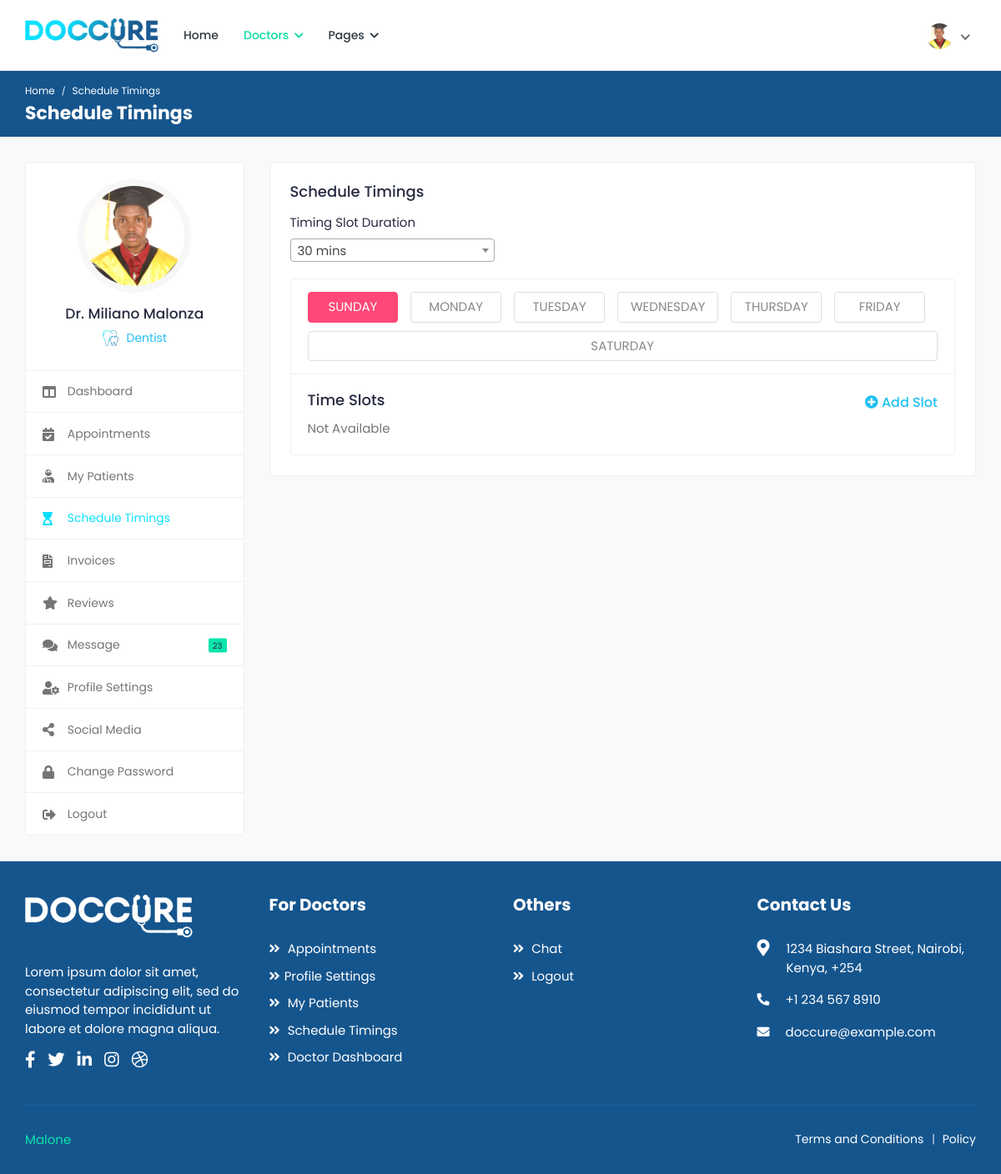
/doctors/schedule-timings/ (signed in), run on the app's committed database.
### appointments/models.py (models this page shows, shortened)
class Doctor(models.Model):
	user = models.OneToOneField(User, on_delete=models.CASCADE)
	image = models.ImageField('Profile Image', upload_to='Image/Doctors',
		max_length=500, default='dummy.png')
	first_name = models.CharField('First Name', max_length=50)
	second_name =  models.CharField('Second Name', max_length=50)
	title = models.CharField('Title', max_length=200, default='Dr.')
	phone_no = models.CharField('Phone Number', max_length=50)
	email = models.EmailField('Email', max_length=250)
	gender = models.CharField('Gender', max_length=10)
	d_o_b = models.DateField('Date of Birth', blank=True)
	biography = models.CharField('Biography', max_length=1000, blank=True)
	address_line1 = models.CharField('Address Line 1', max_length=200, blank=True)
	address_line2 = models.CharField('Address Line 2', max_length=200, blank=True)
	country = models.CharField('Country', max_length=100, blank=True)
	county = models.CharField('County', max_length=100, blank=True)
	town = models.CharField('Town', max_length=100, blank=True)
	pricing =  models.FloatField('Amount', default=0.00)
	services = models.CharField('Services', max_length=1000, blank=True)
	specialization = models.CharField('Specialization', max_length=1000, blank=True)
	clinic = models.CharField('Clinic', max_length=100, blank=True)
	clinic_address = models.CharField('Clinic Address', max_length=100, blank=True)
	speciality = models.OneToOneField(Speciality, on_delete=models.CASCADE)
	''' user, image, first_name, second_name, title, phone_no, email, gender, d_o_b, biography,
	address_line1, address_line2, country, county, town, pricing, services, specialization, clinic,
	clinic_address, speciality'''

class Speciality(models.Model):
	name = models.CharField('Name', max_length=100)
	image = models.ImageField('Image', upload_to='Image/Speciality', max_length=500)

class DoctorSchedule(models.Model):
	doctor = models.ForeignKey(Doctor, on_delete=models.CASCADE)
	day = models.CharField('Day', max_length=10)
	interval = models.IntegerField('Interval')
	def timeslots(self):
		schedule = DoctorSchedule.objects.get(id=self.id)
		time_slots = TimeSlot.objects.filter(schedule=schedule.id)
		return time_slots

### appointments/views.py (the view)
# urls.py: path('doctors/schedule-timings/', views.schedule_timings, name='schedule-timings'),
@login_required(login_url='/login/')
@user_passes_test(check_doctor, login_url='/login/')
@user_passes_test(check_settings, login_url='/doctors/profile-settings/')
def schedule_timings(request):
	profile = Doctor.objects.get(user=request.user.id)
	schedules = DoctorSchedule.objects.filter(doctor=profile.id)
	if schedules.count() < 7:
		res = new_schedule(profile)
		if res:
			schedules = DoctorSchedule.objects.filter(doctor=profile.id)
		else:
			return HttpResponse(res)
	hours = {}
	for i in range(0, 24):
		time = dt.time(i,00,00)
		time1 = dt.time(i,30,00)
		hours.setdefault(f"{time:%H:%M:%S}", f"{time:%I.%M %p}")
		hours.setdefault(f"{time1:%H:%M:%S}", f"{time1:%I.%M %p}")
	return render(request, 'doctors/schedule-timings.html', {'profile': profile, 'schedules': schedules,
		"hours": hours})

### appointments/models.py (called while the page is built)
	def slot(self):
		time = str(f"{self.start_time:%I.%M %p}")+" - "+str(f"{self.end_time:%I.%M %p}")
		return time

### appointments/views.py (called while the page is built)
def check_doctor(user):
	group = user.groups.get()
	return group.name=='doctors_group'

def check_settings(user):
	profile = Doctor.objects.filter(user=user.id)
	return profile.count()>=1

### appointments/templates/doctors/schedule-timings.html (shortened to what this page needs)
{% extends "doctors/base.html" %}
{% load static %}
{% block css %}
	<link rel="stylesheet" href="{% static 'cas/plugins/select2/css/select2.min.css' %}">
{% endblock %}
{% block breadcrumb %}Schedule Timings {% endblock %}
{% block breadcrumb1 %} Schedule Timings{% endblock %}
{% block sidenav %}
<ul>
	<li>
		<a href="{% url 'doctor-dashboard' %}">
			<i class="fas fa-columns"></i>
			<span>Dashboard</span>
		</a>
	</li>
	<li>
		<a href="{% url 'appointments' %}">
			<i class="fas fa-calendar-check"></i>
			<span>Appointments</span>
		</a>
	</li>
	<li>
		<a href="{% url 'my-patients' %}">
			<i class="fas fa-user-injured"></i>
			<span>My Patients</span>
		</a>
	</li>
	<li class="active">
		<a href="{% url 'schedule-timings' %}">
			<i class="fas fa-hourglass-start"></i>
			<span>Schedule Timings</span>
		</a>
	</li>
	<li>
		<a href="{% url 'invoices' %}">
			<i class="fas fa-file-invoice"></i>
			<span>Invoices</span>
		</a>
	</li>
	<li>
		<a href="{% url 'reviews' %}">
			<i class="fas fa-star"></i>
			<span>Reviews</span>
		</a>
	</li>
	<li>
		<a href="{% url 'chat-doctor' %}">
			<i class="fas fa-comments"></i>
			<span>Message</span>
			<small class="unread-msg">23</small>
		</a>
	</li>
	<li>
		<a href="{% url 'doctor-profile-settings' %}">
			<i class="fas fa-user-cog"></i>
			<span>Profile Settings</span>
		</a>
	</li>
	<li>
		<a href="{% url 'social-media' %}">
			<i class="fas fa-share-alt"></i>
			<span>Social Media</span>
		</a>
	</li>
	<li>
		<a href="{% url 'doctor-change-password' %}">
			<i class="fas fa-lock"></i>
			<span>Change Password</span>
		</a>
	</li>
	<li>
		<a href="{% url 'logout' %}">
			<i class="fas fa-sign-out-alt"></i>
			<span>Logout</span>
		</a>
	</li>
</ul>
{% endblock %}
{% block content %}
	<div class="col-md-7 col-lg-8 col-xl-9">
		<div class="row">
			<div class="col-sm-12">
				<div class="card">
					<div class="card-body">
						<h4 class="card-title">Schedule Timings</h4>
						<div class="profile-box">
							<div class="row">
								<div class="col-lg-4">
									<div class="form-group">
										<label>Timing Slot Duration</label>
									</div>
								</div>
							</div>
							<div class="row">
								<div class="col-md-12">
									<div class="card schedule-widget mb-0">
										<div class="schedule-header">
											<div class="schedule-nav">
												<ul class="nav nav-tabs nav-justified">
												{% for schedule in schedules %}
													<li class="nav-item">
													{% if forloop.counter == 1 %}
														<a class="nav-link active" data-toggle="tab" href="#slot_{{schedule.day}}">{{schedule.day}}</a>
													{% else %}
														<a class="nav-link" data-toggle="tab" href="#slot_{{schedule.day}}">{{schedule.day}}</a>
													{% endif %}
													</li>
												{% endfor %}
												</ul>
											</div>
										</div>
										<div class="tab-content schedule-cont">
										{% for schedule in schedules %}
											{% if forloop.counter == 1 %}
											<div id="slot_{{schedule.day}}" class="tab-pane fade show active">
											{% else %}
											<div id="slot_{{schedule.day}}" class="tab-pane fade">
											{% endif %}
											{% if schedule.timeslots %}
												<h4 class="card-title d-flex justify-content-between">
													<span>Time Slots</span>
													<a class="edit-link" data-toggle="modal" href="#edit_time_slot_{{schedule.day}}"><i class="fa fa-edit mr-1"></i>Edit</a>
												</h4>
												<div class="doc-times">
												{% for timeslot in schedule.timeslots %}
													<div class="doc-slot-list">
														{{timeslot.slot}}
														<a href="{% url 'delete-timeslot' timeslot.slot|slugify timeslot.id %}" class="delete_schedule">
															<i class="fa fa-times"></i>
														</a>
													</div>
												{% endfor %}
												</div>
											{% else %}
												<h4 class="card-title d-flex justify-content-between">
													<span>Time Slots</span>
													<a class="edit-link" data-toggle="modal" href="#add_time_slot_{{schedule.day}}"><i class="fa fa-plus-circle"></i> Add Slot</a>
												</h4>
												<p class="text-muted mb-0">Not Available</p>
											{% endif %}
											</div>
										{% endfor %}
										</div>
									</div>
								</div>
							</div>
						</div>
					</div>
				</div>
			</div>
		</div>
	</div>
{% endblock %}

### appointments/templates/doctors/base.html (shortened to what this page needs)
<!DOCTYPE html>
<html lang="en">
<head>
		{% load static %}
		<link rel="stylesheet" href="{% static 'cas/css/bootstrap.min.css' %}">
		<link rel="stylesheet" href="{% static 'cas/plugins/fontawesome/css/fontawesome.min.css' %}">
		<link rel="stylesheet" href="{% static 'cas/plugins/fontawesome/css/all.min.css' %}">
		<link rel="stylesheet" href="{% static 'cas/css/style.css' %}">
		{% block css %}
		{% endblock %}
	</head>
	<body>
		<div class="main-wrapper">
			<header class="header">
				<nav class="navbar navbar-expand-lg header-nav">
					<div class="navbar-header">
						<a href="{% url 'index' %}" class="navbar-brand logo">
							<img src="{% static 'cas/img/logo.png' %}" class="img-fluid" alt="Logo">
						</a>
					</div>
					<div class="main-menu-wrapper">
						<ul class="main-nav">
							<li>
								<a href="{% url 'index' %}">Home</a>
							</li>
							<li class="has-submenu active">
								<a href="#">Doctors <i class="fas fa-chevron-down"></i></a>
							</li>
							<li class="has-submenu">
								<a href="#">Pages <i class="fas fa-chevron-down"></i></a>
							</li>
						</ul>
					</div>
					<ul class="nav header-navbar-rht">
						<li class="nav-item dropdown has-arrow logged-item">
							<a href="#" class="dropdown-toggle nav-link" data-toggle="dropdown">
								<span class="user-img">
									<img class="rounded-circle" src="{{profile.image.url}}" width="31" alt="{{user.first_name}} {{user.last_name}}">
								</span>
							</a>
						</li>
					</ul>
				</nav>
			</header>
			<div class="breadcrumb-bar">
				<div class="container-fluid">
					<div class="row align-items-center">
						<div class="col-md-12 col-12">
							<nav aria-label="breadcrumb" class="page-breadcrumb">
								<ol class="breadcrumb">
									<li class="breadcrumb-item"><a href="{% url 'index' %}">Home</a></li>
									<li class="breadcrumb-item active" aria-current="page">{% block breadcrumb %}{% endblock %}</li>
								</ol>
							</nav>
							<h2 class="breadcrumb-title">{% block breadcrumb1 %} {% endblock %}</h2>
						</div>
					</div>
				</div>
			</div>
			<div class="content">
				<div class="container-fluid">
					<div class="row">
						<div class="col-md-5 col-lg-4 col-xl-3 theiaStickySidebar">
							<div class="profile-sidebar">
								<div class="widget-profile pro-widget-content">
									<div class="profile-info-widget">
										<a href="#" class="booking-doc-img">
											<img src="{{profile.image.url}}" alt="User Image">
										</a>
										<div class="profile-det-info">
											<h3>{{profile.title}} {{user.first_name}} {{user.last_name}}</h3>
											{% if profile != None %}
											<div class="patient-details">
												<p class="doc-department"><img src="{{profile.speciality.image.url}}" class="img-fluid" alt="S">{{profile.speciality.name}}</p>
											</div>
											{% endif %}
										</div>
									</div>
								</div>
								<div class="dashboard-widget">
									<nav class="dashboard-menu">
										{% block sidenav %}
										{% endblock %}
									</nav>
								</div>
							</div>
						</div>
						{% block content %}
						{% endblock %}
					</div>
				</div>
			</div>
			<footer class="footer">
				<div class="footer-top">
					<div class="container-fluid">
						<div class="row">
							<div class="col-lg-3 col-md-6">
								<div class="footer-widget footer-about">
									<div class="footer-logo">
										<img src="{% static 'cas/img/footer-logo.png' %}" alt="logo">
									</div>
									<div class="footer-about-content">
										<p>Lorem ipsum dolor sit amet, consectetur adipiscing elit, sed do eiusmod tempor incididunt ut labore et dolore magna aliqua. </p>
										<div class="social-icon">
											<ul>
												<li>
													<a href="#" target="_blank"><i class="fab fa-facebook-f"></i> </a>
												</li>
												<li>
													<a href="#" target="_blank"><i class="fab fa-twitter"></i> </a>
												</li>
												<li>
													<a href="#" target="_blank"><i class="fab fa-linkedin-in"></i></a>
												</li>
												<li>
													<a href="#" target="_blank"><i class="fab fa-instagram"></i></a>
												</li>
												<li>
													<a href="#" target="_blank"><i class="fab fa-dribbble"></i> </a>
												</li>
											</ul>
										</div>
									</div>
								</div>
							</div>
							<div class="col-lg-3 col-md-6">
								<div class="footer-widget footer-menu">
									<h2 class="footer-title">For Doctors</h2>
									<ul>
										<li><a href="{% url 'appointments' %}"><i class="fas fa-angle-double-right"></i> Appointments</a></li>
										<li><a href="{% url 'doctor-profile-settings' %}"><i class="fas fa-angle-double-right"></i>Profile Settings</a></li>
										<li><a href="{% url 'my-patients' %}"><i class="fas fa-angle-double-right"></i> My Patients</a></li>
										<li><a href="{% url 'schedule-timings' %}"><i class="fas fa-angle-double-right"></i> Schedule Timings</a></li>
										<li><a href="{% url 'doctor-dashboard' %}"><i class="fas fa-angle-double-right"></i> Doctor Dashboard</a></li>
									</ul>
								</div>
							</div>
							<div class="col-lg-3 col-md-6">
								<div class="footer-widget footer-menu">
									<h2 class="footer-title">Others</h2>
									<ul>
										<li><a href="{% url 'chat-doctor' %}"><i class="fas fa-angle-double-right"></i> Chat</a></li>
										<li><a href="{% url 'logout' %}"><i class="fas fa-angle-double-right"></i> Logout</a></li>
									</ul>
								</div>
							</div>
							<div class="col-lg-3 col-md-6">
								<div class="footer-widget footer-contact">
									<h2 class="footer-title">Contact Us</h2>
									<div class="footer-contact-info">
										<div class="footer-address">
											<span><i class="fas fa-map-marker-alt"></i></span>
											<p> 1234  Biashara Street, Nairobi,<br> Kenya, +254 </p>
										</div>
										<p>
											<i class="fas fa-phone-alt"></i>
											+1 234 567 8910
										</p>
										<p class="mb-0">
											<i class="fas fa-envelope"></i>
											doccure@example.com
										</p>
									</div>
								</div>
							</div>
						</div>
					</div>
				</div>
                <div class="footer-bottom">
					<div class="container-fluid">
						<div class="copyright">
							<div class="row">
								<div class="col-md-6 col-lg-6">
									<div class="copyright-text">
										<p class="mb-0"><a href="https://github.com/MalonzaElkanah/">Malone</a></p>
									</div>
								</div>
								<div class="col-md-6 col-lg-6">
									<div class="copyright-menu">
										<ul class="policy-menu">
											<li><a href="{% url 'term-condition' %}">Terms and Conditions</a></li>
											<li><a href="{% url 'privacy-policy' %}">Policy</a></li>
										</ul>
									</div>
								</div>
							</div>
						</div>
					</div>
				</div>
			</footer>
		</div>
	</body>
</html>

### data on the page
Doctor: image (picture), title "Dr.", speciality.image (picture), speciality.name "Dentist"
DoctorSchedule: day "SUNDAY"
DoctorSchedule: day "MONDAY"
DoctorSchedule: day "TUESDAY"
DoctorSchedule: day "WEDNESDAY"
DoctorSchedule: day "THURSDAY"
DoctorSchedule: day "FRIDAY"
DoctorSchedule: day "SATURDAY"

### other printed values
{{ user.first_name }} "Miliano"
{{ user.last_name }} "Malonza"
